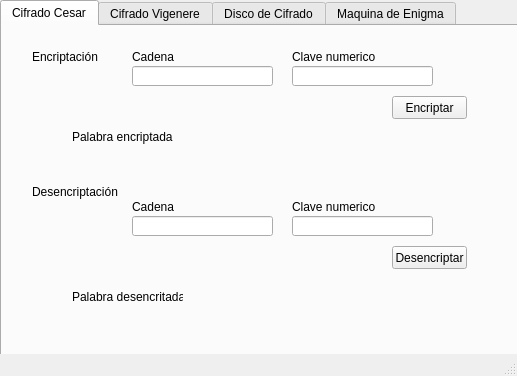
<?xml version="1.0" encoding="UTF-8"?>
<ui version="4.0">
 <class>MainWindow</class>
 <widget class="QMainWindow" name="MainWindow">
  <property name="geometry">
   <rect>
    <x>0</x>
    <y>0</y>
    <width>517</width>
    <height>376</height>
   </rect>
  </property>
  <property name="windowTitle">
   <string>MainWindow</string>
  </property>
  <widget class="QWidget" name="centralwidget">
   <widget class="QTabWidget" name="tabWidget">
    <property name="geometry">
     <rect>
      <x>0</x>
      <y>0</y>
      <width>521</width>
      <height>431</height>
     </rect>
    </property>
    <property name="currentIndex">
     <number>0</number>
    </property>
    <widget class="QWidget" name="cesar">
     <attribute name="title">
      <string>Cifrado Cesar</string>
     </attribute>
     <widget class="QLineEdit" name="datoEC1">
      <property name="geometry">
       <rect>
        <x>130</x>
        <y>40</y>
        <width>141</width>
        <height>20</height>
       </rect>
      </property>
     </widget>
     <widget class="QPushButton" name="encriptarC">
      <property name="geometry">
       <rect>
        <x>390</x>
        <y>70</y>
        <width>75</width>
        <height>23</height>
       </rect>
      </property>
      <property name="text">
       <string>Encriptar</string>
      </property>
     </widget>
     <widget class="QPushButton" name="desencriptarC">
      <property name="geometry">
       <rect>
        <x>390</x>
        <y>220</y>
        <width>75</width>
        <height>23</height>
       </rect>
      </property>
      <property name="text">
       <string>Desencriptar</string>
      </property>
     </widget>
     <widget class="QLineEdit" name="datoDC2">
      <property name="geometry">
       <rect>
        <x>130</x>
        <y>190</y>
        <width>141</width>
        <height>20</height>
       </rect>
      </property>
     </widget>
     <widget class="QLabel" name="label_4">
      <property name="geometry">
       <rect>
        <x>30</x>
        <y>20</y>
        <width>71</width>
        <height>21</height>
       </rect>
      </property>
      <property name="text">
       <string>Encriptación</string>
      </property>
     </widget>
     <widget class="QLabel" name="label_5">
      <property name="geometry">
       <rect>
        <x>30</x>
        <y>150</y>
        <width>91</width>
        <height>31</height>
       </rect>
      </property>
      <property name="text">
       <string>Desencriptación</string>
      </property>
     </widget>
     <widget class="QLabel" name="label_6">
      <property name="geometry">
       <rect>
        <x>70</x>
        <y>100</y>
        <width>101</width>
        <height>21</height>
       </rect>
      </property>
      <property name="text">
       <string>Palabra encriptada:</string>
      </property>
     </widget>
     <widget class="QLabel" name="label_7">
      <property name="geometry">
       <rect>
        <x>70</x>
        <y>260</y>
        <width>111</width>
        <height>21</height>
       </rect>
      </property>
      <property name="text">
       <string>Palabra desencritada:</string>
      </property>
     </widget>
     <widget class="QLineEdit" name="claveEC1">
      <property name="geometry">
       <rect>
        <x>290</x>
        <y>40</y>
        <width>141</width>
        <height>20</height>
       </rect>
      </property>
     </widget>
     <widget class="QLabel" name="palabraEncC">
      <property name="geometry">
       <rect>
        <x>180</x>
        <y>100</y>
        <width>281</width>
        <height>21</height>
       </rect>
      </property>
      <property name="text">
       <string/>
      </property>
     </widget>
     <widget class="QLineEdit" name="claveDC2">
      <property name="geometry">
       <rect>
        <x>290</x>
        <y>190</y>
        <width>141</width>
        <height>20</height>
       </rect>
      </property>
     </widget>
     <widget class="QLabel" name="palabreDesC">
      <property name="geometry">
       <rect>
        <x>180</x>
        <y>260</y>
        <width>291</width>
        <height>21</height>
       </rect>
      </property>
      <property name="text">
       <string/>
      </property>
     </widget>
     <widget class="QLabel" name="label_10">
      <property name="geometry">
       <rect>
        <x>130</x>
        <y>20</y>
        <width>101</width>
        <height>21</height>
       </rect>
      </property>
      <property name="text">
       <string>Cadena</string>
      </property>
     </widget>
     <widget class="QLabel" name="label_11">
      <property name="geometry">
       <rect>
        <x>290</x>
        <y>20</y>
        <width>101</width>
        <height>21</height>
       </rect>
      </property>
      <property name="text">
       <string>Clave numerico</string>
      </property>
     </widget>
     <widget class="QLabel" name="label_12">
      <property name="geometry">
       <rect>
        <x>130</x>
        <y>170</y>
        <width>101</width>
        <height>21</height>
       </rect>
      </property>
      <property name="text">
       <string>Cadena</string>
      </property>
     </widget>
     <widget class="QLabel" name="label_13">
      <property name="geometry">
       <rect>
        <x>290</x>
        <y>170</y>
        <width>101</width>
        <height>21</height>
       </rect>
      </property>
      <property name="text">
       <string>Clave numerico</string>
      </property>
     </widget>
    </widget>
    <widget class="QWidget" name="vigenere">
     <attribute name="title">
      <string>Cifrado Vigenere</string>
     </attribute>
     <widget class="QLineEdit" name="datoEV1">
      <property name="geometry">
       <rect>
        <x>130</x>
        <y>40</y>
        <width>141</width>
        <height>20</height>
       </rect>
      </property>
     </widget>
     <widget class="QPushButton" name="encriptarV">
      <property name="geometry">
       <rect>
        <x>390</x>
        <y>70</y>
        <width>75</width>
        <height>23</height>
       </rect>
      </property>
      <property name="text">
       <string>Encriptar</string>
      </property>
     </widget>
     <widget class="QLineEdit" name="datoDV2">
      <property name="geometry">
       <rect>
        <x>132</x>
        <y>190</y>
        <width>141</width>
        <height>20</height>
       </rect>
      </property>
     </widget>
     <widget class="QPushButton" name="desencriptarVV">
      <property name="geometry">
       <rect>
        <x>390</x>
        <y>220</y>
        <width>75</width>
        <height>23</height>
       </rect>
      </property>
      <property name="text">
       <string>Desencriptar</string>
      </property>
     </widget>
     <widget class="QLabel" name="label_2">
      <property name="geometry">
       <rect>
        <x>30</x>
        <y>20</y>
        <width>101</width>
        <height>21</height>
       </rect>
      </property>
      <property name="text">
       <string>Encriptación</string>
      </property>
     </widget>
     <widget class="QLabel" name="label_3">
      <property name="geometry">
       <rect>
        <x>30</x>
        <y>150</y>
        <width>81</width>
        <height>31</height>
       </rect>
      </property>
      <property name="text">
       <string>Desencriptación</string>
      </property>
     </widget>
     <widget class="QLineEdit" name="claveEV1">
      <property name="geometry">
       <rect>
        <x>290</x>
        <y>40</y>
        <width>141</width>
        <height>20</height>
       </rect>
      </property>
     </widget>
     <widget class="QLabel" name="label_27">
      <property name="geometry">
       <rect>
        <x>130</x>
        <y>20</y>
        <width>101</width>
        <height>21</height>
       </rect>
      </property>
      <property name="text">
       <string>Cadena</string>
      </property>
     </widget>
     <widget class="QLabel" name="label_28">
      <property name="geometry">
       <rect>
        <x>290</x>
        <y>20</y>
        <width>101</width>
        <height>21</height>
       </rect>
      </property>
      <property name="text">
       <string>Clave</string>
      </property>
     </widget>
     <widget class="QLabel" name="palabraEncVV">
      <property name="geometry">
       <rect>
        <x>180</x>
        <y>100</y>
        <width>281</width>
        <height>21</height>
       </rect>
      </property>
      <property name="text">
       <string/>
      </property>
     </widget>
     <widget class="QLabel" name="label_30">
      <property name="geometry">
       <rect>
        <x>70</x>
        <y>100</y>
        <width>101</width>
        <height>21</height>
       </rect>
      </property>
      <property name="text">
       <string>Palabra encriptada:</string>
      </property>
     </widget>
     <widget class="QLineEdit" name="claveDV2">
      <property name="geometry">
       <rect>
        <x>290</x>
        <y>190</y>
        <width>141</width>
        <height>20</height>
       </rect>
      </property>
     </widget>
     <widget class="QLabel" name="label_31">
      <property name="geometry">
       <rect>
        <x>130</x>
        <y>170</y>
        <width>101</width>
        <height>21</height>
       </rect>
      </property>
      <property name="text">
       <string>Cadena</string>
      </property>
     </widget>
     <widget class="QLabel" name="label_32">
      <property name="geometry">
       <rect>
        <x>290</x>
        <y>170</y>
        <width>101</width>
        <height>21</height>
       </rect>
      </property>
      <property name="text">
       <string>Clave</string>
      </property>
     </widget>
     <widget class="QLabel" name="label_33">
      <property name="geometry">
       <rect>
        <x>70</x>
        <y>260</y>
        <width>111</width>
        <height>21</height>
       </rect>
      </property>
      <property name="text">
       <string>Palabra desencritada:</string>
      </property>
     </widget>
     <widget class="QLabel" name="palabraDesV">
      <property name="geometry">
       <rect>
        <x>180</x>
        <y>260</y>
        <width>291</width>
        <height>21</height>
       </rect>
      </property>
      <property name="text">
       <string>Como Tas</string>
      </property>
     </widget>
    </widget>
    <widget class="QWidget" name="cifrado">
     <attribute name="title">
      <string>Disco de Cifrado</string>
     </attribute>
     <widget class="QPushButton" name="botonCifradoDCE">
      <property name="geometry">
       <rect>
        <x>360</x>
        <y>80</y>
        <width>75</width>
        <height>23</height>
       </rect>
      </property>
      <property name="text">
       <string>Encriptar</string>
      </property>
     </widget>
     <widget class="QLineEdit" name="DatoCifradoDCE">
      <property name="geometry">
       <rect>
        <x>122</x>
        <y>80</y>
        <width>211</width>
        <height>21</height>
       </rect>
      </property>
     </widget>
     <widget class="QLabel" name="label">
      <property name="geometry">
       <rect>
        <x>30</x>
        <y>30</y>
        <width>91</width>
        <height>21</height>
       </rect>
      </property>
      <property name="text">
       <string>Encriptación </string>
      </property>
     </widget>
     <widget class="QLabel" name="datoDCE">
      <property name="geometry">
       <rect>
        <x>190</x>
        <y>130</y>
        <width>281</width>
        <height>21</height>
       </rect>
      </property>
      <property name="text">
       <string>grejtewshwtysrg</string>
      </property>
     </widget>
     <widget class="QLabel" name="label_36">
      <property name="geometry">
       <rect>
        <x>80</x>
        <y>130</y>
        <width>101</width>
        <height>21</height>
       </rect>
      </property>
      <property name="text">
       <string>Palabra encriptada:</string>
      </property>
     </widget>
     <widget class="QLabel" name="label_29">
      <property name="geometry">
       <rect>
        <x>120</x>
        <y>60</y>
        <width>101</width>
        <height>21</height>
       </rect>
      </property>
      <property name="text">
       <string>Cadena</string>
      </property>
     </widget>
     <widget class="QLabel" name="label_9">
      <property name="geometry">
       <rect>
        <x>80</x>
        <y>270</y>
        <width>111</width>
        <height>16</height>
       </rect>
      </property>
      <property name="text">
       <string>Palabra desencritada:</string>
      </property>
     </widget>
     <widget class="QLabel" name="datoDCD">
      <property name="geometry">
       <rect>
        <x>190</x>
        <y>270</y>
        <width>281</width>
        <height>16</height>
       </rect>
      </property>
      <property name="text">
       <string>aetjyrujertht</string>
      </property>
     </widget>
     <widget class="QLineEdit" name="DatoCifradoDCD">
      <property name="geometry">
       <rect>
        <x>120</x>
        <y>210</y>
        <width>211</width>
        <height>21</height>
       </rect>
      </property>
     </widget>
     <widget class="QLabel" name="label_34">
      <property name="geometry">
       <rect>
        <x>120</x>
        <y>190</y>
        <width>101</width>
        <height>21</height>
       </rect>
      </property>
      <property name="text">
       <string>Cadena</string>
      </property>
     </widget>
     <widget class="QPushButton" name="BatonCifradoDCD">
      <property name="geometry">
       <rect>
        <x>360</x>
        <y>210</y>
        <width>75</width>
        <height>23</height>
       </rect>
      </property>
      <property name="text">
       <string>Desencriptar</string>
      </property>
     </widget>
    </widget>
    <widget class="QWidget" name="tab_3">
     <attribute name="title">
      <string>Maquina de Enigma</string>
     </attribute>
     <widget class="QScrollBar" name="scroll1">
      <property name="geometry">
       <rect>
        <x>100</x>
        <y>40</y>
        <width>160</width>
        <height>16</height>
       </rect>
      </property>
      <property name="orientation">
       <enum>Qt::Horizontal</enum>
      </property>
     </widget>
     <widget class="QScrollBar" name="scroll2">
      <property name="geometry">
       <rect>
        <x>100</x>
        <y>80</y>
        <width>160</width>
        <height>16</height>
       </rect>
      </property>
      <property name="orientation">
       <enum>Qt::Horizontal</enum>
      </property>
     </widget>
     <widget class="QScrollBar" name="scroll3">
      <property name="geometry">
       <rect>
        <x>100</x>
        <y>120</y>
        <width>160</width>
        <height>16</height>
       </rect>
      </property>
      <property name="orientation">
       <enum>Qt::Horizontal</enum>
      </property>
     </widget>
     <widget class="QLabel" name="textscroll1">
      <property name="geometry">
       <rect>
        <x>300</x>
        <y>40</y>
        <width>47</width>
        <height>13</height>
       </rect>
      </property>
      <property name="text">
       <string>A</string>
      </property>
     </widget>
     <widget class="QLabel" name="textscroll2">
      <property name="geometry">
       <rect>
        <x>300</x>
        <y>80</y>
        <width>47</width>
        <height>13</height>
       </rect>
      </property>
      <property name="text">
       <string>A</string>
      </property>
     </widget>
     <widget class="QLabel" name="textscroll3">
      <property name="geometry">
       <rect>
        <x>300</x>
        <y>120</y>
        <width>47</width>
        <height>13</height>
       </rect>
      </property>
      <property name="text">
       <string>A</string>
      </property>
     </widget>
     <widget class="QLineEdit" name="datosME">
      <property name="geometry">
       <rect>
        <x>50</x>
        <y>170</y>
        <width>311</width>
        <height>20</height>
       </rect>
      </property>
     </widget>
     <widget class="QLabel" name="label_16">
      <property name="geometry">
       <rect>
        <x>30</x>
        <y>220</y>
        <width>91</width>
        <height>20</height>
       </rect>
      </property>
      <property name="text">
       <string>Respuesta:</string>
      </property>
     </widget>
     <widget class="QLabel" name="respuesta">
      <property name="geometry">
       <rect>
        <x>100</x>
        <y>240</y>
        <width>201</width>
        <height>16</height>
       </rect>
      </property>
      <property name="text">
       <string>TextLabel</string>
      </property>
     </widget>
     <widget class="QPushButton" name="correr">
      <property name="geometry">
       <rect>
        <x>390</x>
        <y>170</y>
        <width>75</width>
        <height>23</height>
       </rect>
      </property>
      <property name="text">
       <string>Correr</string>
      </property>
     </widget>
     <widget class="QLabel" name="label_18">
      <property name="geometry">
       <rect>
        <x>30</x>
        <y>270</y>
        <width>91</width>
        <height>20</height>
       </rect>
      </property>
      <property name="text">
       <string>Valores de inicio:</string>
      </property>
     </widget>
     <widget class="QLabel" name="resInicio">
      <property name="geometry">
       <rect>
        <x>100</x>
        <y>300</y>
        <width>201</width>
        <height>16</height>
       </rect>
      </property>
      <property name="text">
       <string>TextLabel</string>
      </property>
     </widget>
     <widget class="QTextBrowser" name="textBrowser">
      <property name="geometry">
       <rect>
        <x>320</x>
        <y>240</y>
        <width>181</width>
        <height>41</height>
       </rect>
      </property>
     </widget>
    </widget>
   </widget>
  </widget>
  <widget class="QStatusBar" name="statusbar"/>
 </widget>
 <resources/>
 <connections/>
</ui>
